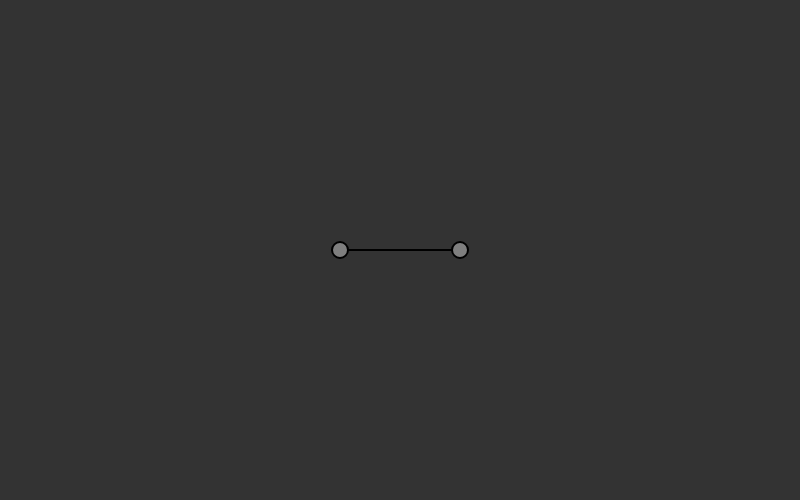
Frame 1 (no input)
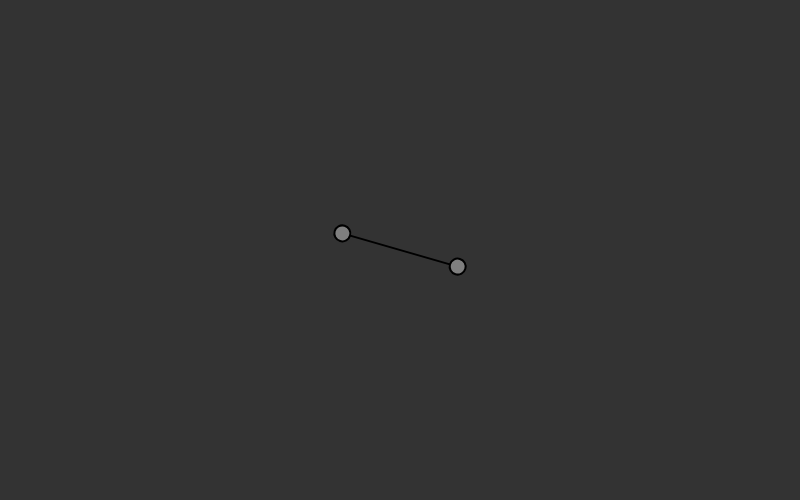
Frame 60 (no input)
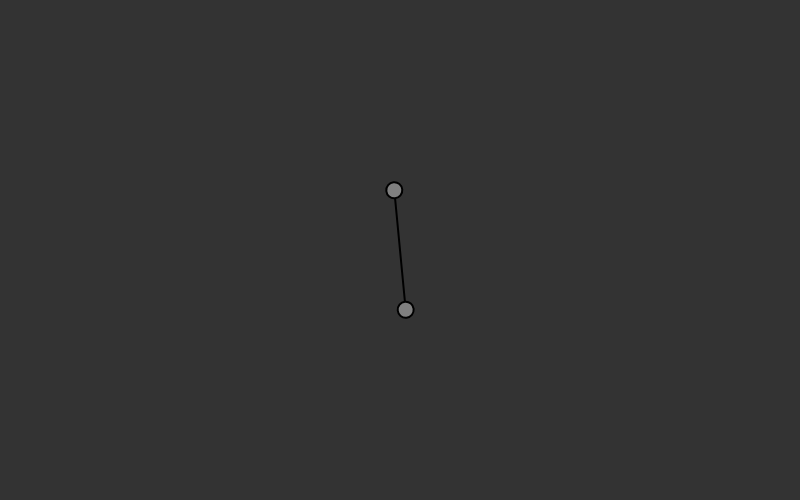
Frame 120 (the mouse pressed at the canvas centre since frame 60)

The p5.js sketch that drew these frames (run headless with seeded random() and noise() and a simulated clock; from frame 60 on, the mouse is pressed at the canvas centre):

// p5.js sketch
// ── sketch.js
// This was coded while reading:
// "The Nature of Code" by Daniel Shiffman
// http://natureofcode.com/

var angle = 0;
var aVelocity = 0;
var aAcceleration = 0.002;

function setup() {
  createCanvas(800,500);

}

function draw() {
  background(51);

  translate(width/2, height/2);
  rotate(angle);

  stroke(0);
  strokeWeight(2);
  fill(127,127,127);

  line(-60, 0, 60, 0);
  ellipse(60, 0, 16, 16);
  ellipse(-60, 0, 16, 16);

  angle += aVelocity;
  aVelocity += aAcceleration;

}
